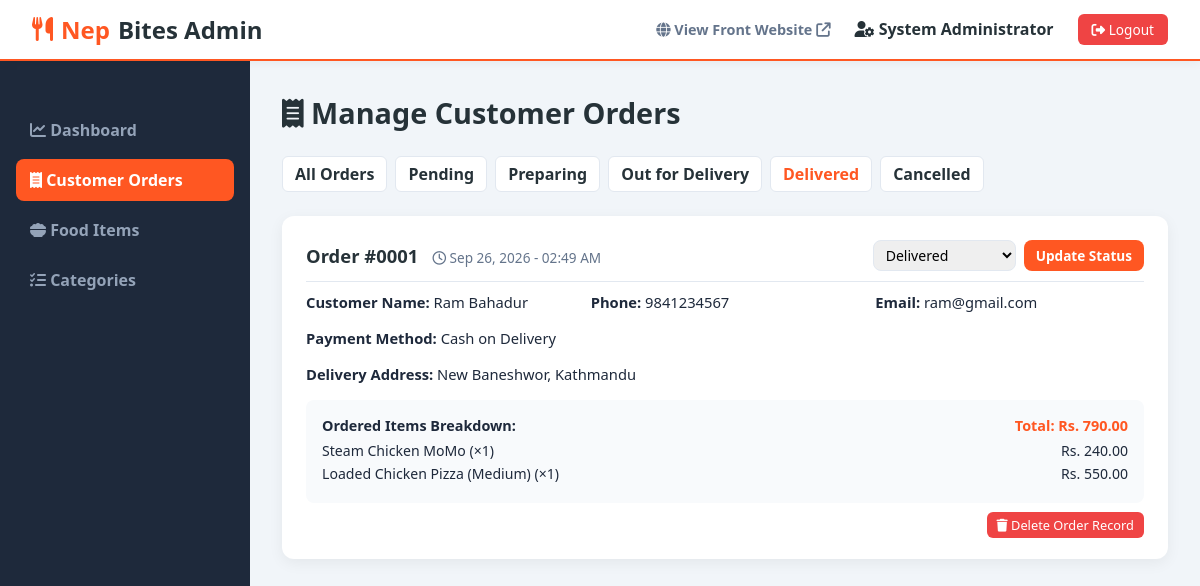
Screenshot of /admin/manage-orders.php?filter=Delivered (signed in) with the database file from the repository.
### tables this page shows
CREATE TABLE `orders` (
  `id` INT AUTO_INCREMENT PRIMARY KEY,
  `user_id` INT DEFAULT NULL,
  `total_amount` DECIMAL(10,2) NOT NULL,
  `customer_name` VARCHAR(100) NOT NULL,
  `customer_phone` VARCHAR(20) NOT NULL,
  `customer_email` VARCHAR(100) NOT NULL,
  `delivery_address` TEXT NOT NULL,
  `payment_method` VARCHAR(50) DEFAULT 'Cash on Delivery',
  `status` ENUM('Pending', 'Preparing', 'Out for Delivery', 'Delivered', 'Cancelled') DEFAULT 'Pending',
  `order_date` DATETIME DEFAULT CURRENT_TIMESTAMP,
  FOREIGN KEY (`user_id`) REFERENCES `users`(`id`) ON DELETE SET NULL
);

CREATE TABLE `order_items` (
  `id` INT AUTO_INCREMENT PRIMARY KEY,
  `order_id` INT NOT NULL,
  `food_id` INT NOT NULL,
  `food_title` VARCHAR(150) NOT NULL,
  `price` DECIMAL(10,2) NOT NULL,
  `qty` INT NOT NULL,
  `total` DECIMAL(10,2) NOT NULL,
  FOREIGN KEY (`order_id`) REFERENCES `orders`(`id`) ON DELETE CASCADE
);

### config.php (called while the page is built, shortened)
<?php
function sanitize($data, $conn) {
    $data = trim($data);
    $data = stripslashes($data);
    $data = htmlspecialchars($data);
    return mysqli_real_escape_string($conn, $data);
}
?>

### admin/manage-orders.php (the view, shortened to what this page needs)
<?php
require_once 'header.php';
$status_filter = isset($_GET['filter']) ? sanitize($_GET['filter'], $conn) : 'All';
?>
<div class="section-title">
    <span><i class="fa-solid fa-receipt"></i> Manage Customer Orders</span>
</div>
<div style="margin-bottom: 1.5rem; display: flex; gap: 8px; flex-wrap: wrap;">
    <a href="manage-orders.php" class="nav-link <?php echo ($status_filter === 'All') ? 'active' : ''; ?>" style="background: white; border: 1px solid var(--border-color);">All Orders</a>
    <a href="manage-orders.php?filter=Pending" class="nav-link <?php echo ($status_filter === 'Pending') ? 'active' : ''; ?>" style="background: white; border: 1px solid var(--border-color);">Pending</a>
    <a href="manage-orders.php?filter=Preparing" class="nav-link <?php echo ($status_filter === 'Preparing') ? 'active' : ''; ?>" style="background: white; border: 1px solid var(--border-color);">Preparing</a>
    <a href="manage-orders.php?filter=Out for Delivery" class="nav-link <?php echo ($status_filter === 'Out for Delivery') ? 'active' : ''; ?>" style="background: white; border: 1px solid var(--border-color);">Out for Delivery</a>
    <a href="manage-orders.php?filter=Delivered" class="nav-link <?php echo ($status_filter === 'Delivered') ? 'active' : ''; ?>" style="background: white; border: 1px solid var(--border-color);">Delivered</a>
    <a href="manage-orders.php?filter=Cancelled" class="nav-link <?php echo ($status_filter === 'Cancelled') ? 'active' : ''; ?>" style="background: white; border: 1px solid var(--border-color);">Cancelled</a>
</div>
<div style="display: flex; flex-direction: column; gap: 1.5rem;">
    <?php
    $sql_o = "SELECT * FROM orders";
    if ($status_filter !== 'All') {
        $sql_o .= " WHERE status = '$status_filter'";
    }
    $sql_o .= " ORDER BY id DESC";
    $res_o = mysqli_query($conn, $sql_o);
    if ($res_o && mysqli_num_rows($res_o) > 0) {
        while ($ord = mysqli_fetch_assoc($res_o)) {
            $order_id = $ord['id'];
            $st = $ord['status'];
            $res_items = mysqli_query($conn, "SELECT * FROM order_items WHERE order_id = $order_id");
            ?>
            <div style="background: white; border-radius: var(--radius); padding: 1.5rem; box-shadow: var(--shadow);">
                <div style="display: flex; justify-content: space-between; align-items: center; border-bottom: 1px solid var(--border-color); padding-bottom: 10px; margin-bottom: 10px; flex-wrap: wrap; gap: 10px;">
                    <div>
                        <strong style="font-size: 1.15rem; color: var(--secondary-color);">Order #<?php echo sprintf('%04d', $order_id); ?></strong>
                        <span style="font-size: 0.85rem; color: var(--text-muted); margin-left: 10px;">
                            <i class="fa-regular fa-clock"></i> <?php echo date('M d, Y - h:i A', strtotime($ord['order_date'])); ?>
                        </span>
                    </div>
                    <form action="manage-orders.php" method="POST" style="display: flex; align-items: center; gap: 8px;">
                        <select name="status" class="form-control" style="padding: 4px 8px; font-size: 0.88rem; width: auto;">
                            <option value="Delivered" <?php echo ($st === 'Delivered') ? 'selected' : ''; ?>>Delivered</option>
                        </select>
                        <button type="submit" name="update_status" class="btn-primary" style="padding: 6px 12px; font-size: 0.85rem;">
                            Update Status
                        </button>
                    </form>
                </div>
                <div style="display: grid; grid-template-columns: repeat(auto-fit, minmax(220px, 1fr)); gap: 1rem; margin-bottom: 1rem; font-size: 0.92rem;">
                    <div><strong>Customer Name:</strong> <?php echo htmlspecialchars($ord['customer_name']); ?></div>
                    <div><strong>Phone:</strong> <?php echo htmlspecialchars($ord['customer_phone']); ?></div>
                    <div><strong>Email:</strong> <?php echo htmlspecialchars($ord['customer_email']); ?></div>
                    <div><strong>Payment Method:</strong> <?php echo htmlspecialchars($ord['payment_method']); ?></div>
                    <div style="grid-column: 1 / -1;"><strong>Delivery Address:</strong> <?php echo htmlspecialchars($ord['delivery_address']); ?></div>
                </div>
                <div style="background: var(--bg-light); border-radius: 8px; padding: 1rem;">
                    <div style="display: flex; justify-content: space-between; font-weight: 700; margin-bottom: 6px; font-size: 0.9rem;">
                        <span>Ordered Items Breakdown:</span>
                        <span style="color: var(--primary-color);">Total: Rs. <?php echo number_format($ord['total_amount'], 2); ?></span>
                    </div>
                    <ul style="list-style: none; padding: 0;">
                        <?php while ($it = mysqli_fetch_assoc($res_items)): ?>
                            <li style="display: flex; justify-content: space-between; font-size: 0.88rem; margin-bottom: 4px;">
                                <span><?php echo htmlspecialchars($it['food_title']); ?> (×<?php echo $it['qty']; ?>)</span>
                                <span>Rs. <?php echo number_format($it['total'], 2); ?></span>
                            </li>
                        <?php endwhile; ?>
                    </ul>
                </div>
                <div style="margin-top: 10px; text-align: right;">
                    <a href="manage-orders.php?delete=<?php echo $order_id; ?>" class="btn-danger" style="font-size: 0.8rem; padding: 4px 10px;" onclick="return confirm('Permanently delete this order record?');">
                        <i class="fa-solid fa-trash"></i> Delete Order Record
                    </a>
                </div>
            </div>
            <?php
        }
    } else {
        echo "<div style='background: white; padding: 2rem; border-radius: var(--radius); text-align: center; color: var(--text-muted);'>No orders found matching criteria.</div>";
    }
    ?>
</div>
<?php require_once 'footer.php'; ?>

### style.css (style rules this page uses)
:root { --primary-color: #ff5722; --primary-hover: #e64a19; --secondary-color: #263238; --accent-color: #ffc107; --bg-light: #f8fafc; --card-bg: #ffffff; --text-dark: #1e293b; --text-muted: #64748b; --border-color: #e2e8f0; --shadow: 0 4px 15px rgba(0, 0, 0, 0.06); --shadow-hover: 0 8px 25px rgba(255, 87, 34, 0.15); --radius: 12px; --transition: all 0.25s ease-in-out; }
* { margin: 0; padding: 0; box-sizing: border-box; font-family: 'Segoe UI', system-ui, -apple-system, sans-serif; }
body { background-color: var(--bg-light); color: var(--text-dark); display: flex; flex-direction: column; min-height: 100vh; }
a { text-decoration: none; color: inherit; transition: var(--transition); }
.nav-link { font-weight: 600; color: var(--secondary-color); padding: 6px 12px; border-radius: 6px; }
.nav-link:hover, .nav-link.active { color: var(--primary-color); background-color: #fff3e0; }
.section-title { font-size: 1.8rem; font-weight: 700; color: var(--secondary-color); margin-bottom: 1.5rem; display: flex; align-items: center; justify-content: space-between; }
.btn-danger { background: #ef4444; color: white; padding: 6px 12px; border-radius: 6px; font-size: 0.85rem; border: none; cursor: pointer; }
.btn-primary { background: var(--primary-color); color: white; padding: 10px 20px; border-radius: 8px; font-weight: 600; border: none; cursor: pointer; display: inline-block; }
.form-control { width: 100%; padding: 10px 14px; border: 1px solid var(--border-color); border-radius: 8px; font-size: 1rem; outline: none; transition: var(--transition); }

### rows the page displays
orders: id "0001", order_date "Sep 26, 2026 - 02:49 AM", status "Delivered", customer_name "Ram Bahadur", customer_phone "9841234567", customer_email "ram@gmail.com", payment_method "Cash on Delivery", delivery_address "New Baneshwor, Kathmandu", total_amount "790.00"
order_items: food_title "Steam Chicken MoMo", qty "1", total "240.00"
order_items: food_title "Loaded Chicken Pizza (Medium)", qty "1", total "550.00"

### other values shown
$_SESSION['user_name'] "System Administrator"
